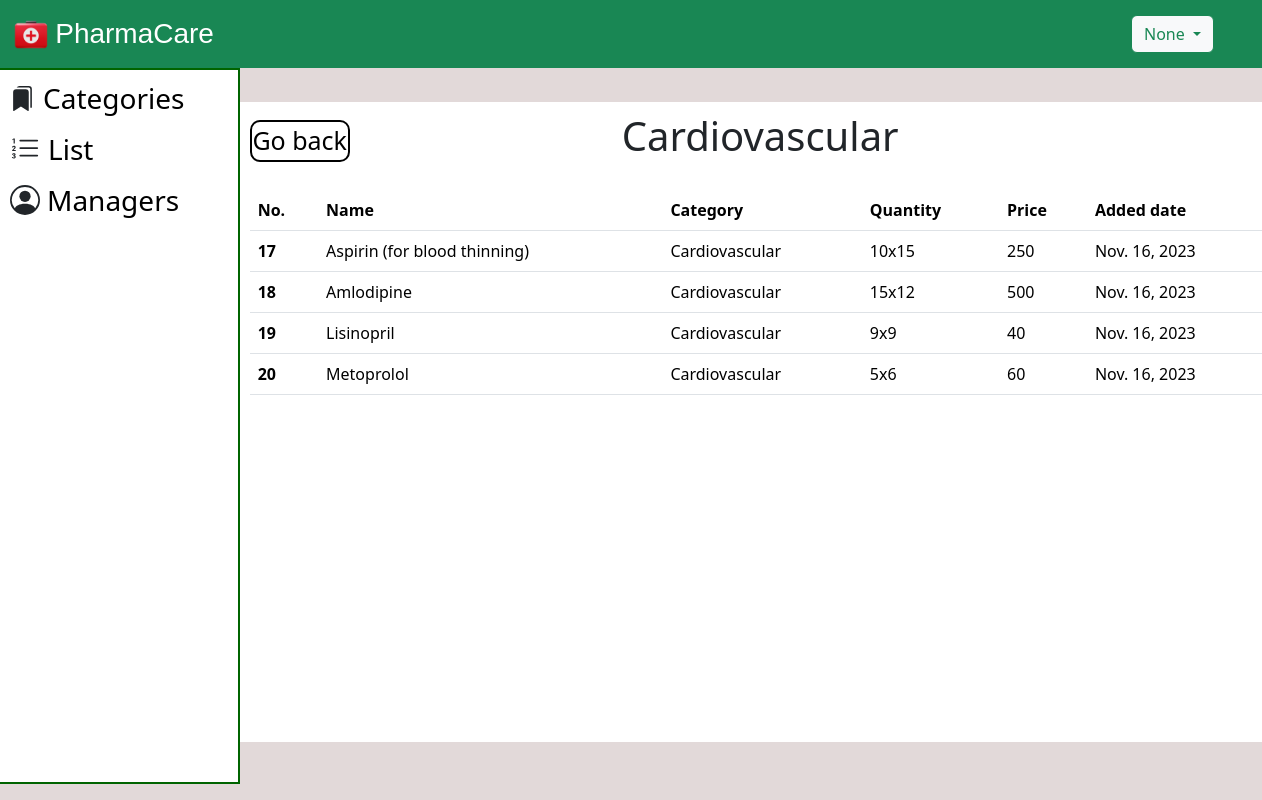
The page /Cardiovascular/ on the database its author committed.
### Pharmacy/models.py (models this page shows)
class medicine(models.Model):
    name=models.CharField(max_length=50)
    category=models.CharField(max_length=50)
    Qty=models.CharField(max_length=50)
    price=models.BigIntegerField()
    added_date=models.DateField(auto_now_add=True)

### Pharmacy/views.py (the view)
# urls.py: path('Cardiovascular/', views.Cardiovascular, name='Cardiovascular'),
def Cardiovascular(request):
    name = request.session.get('name')
    anti_med=medicine.objects.filter(category='Cardiovascular')
    return render(request, 'Cardiovascular.html', {'anti_med':anti_med, 'name':name, 'user_role': request.session.get('user_role')})

### templates/Cardiovascular.html (shortened to what this page needs)
<!DOCTYPE html>
<html lang="en">
  <head>
    <link
      href="https://cdn.jsdelivr.net/npm/bootstrap@5.3.2/dist/css/bootstrap.min.css"
      rel="stylesheet"
    />
    {% load static %}
  </head>
  <body style="background-color: rgb(226, 217, 217);">
    <nav class="navbar navbar-expand-lg bg-success text-white fs-5">
      <div class="container-fluid">
          <div class="row">
              <div class="col">
                <img src="{% static 'logo.png' %}" width="38" height="39">
                  <a class="navbar-brand" href="#" style="color: white; font-family: 'Gill Sans', 'Gill Sans MT', Calibri, 'Trebuchet MS', sans-serif; font-size: 28px; margin-left: 0;">PharmaCare</a>
              </div>
          </div>
      </div>
      <div class="dropdown mx-5">
        <button class="btn btn-outline-success bg-light dropdown-toggle" type="button" data-bs-toggle="dropdown"
            aria-expanded="false">
            {{name}}
        </button>
    </div>
    </nav>
    <div class="container">
      <div class="row" style="width: 20%; border: 2px solid darkgreen; height: 89.5vh; position:absolute; left:0px; background-color: white;">
        <ul>
            {% if user_role == 'manager' %}
              <li style="margin-bottom: 7px; margin-top: 7px;"><svg xmlns="http://www.w3.org/2000/svg"  width="25" height="25" fill="currentColor" class="bi bi-bookmarks-fill m-lg-2 " viewBox="0 0 16 16"><path d="M2 4a2 2 0 0 1 2-2h6a2 2 0 0 1 2 2v11.5a.5.5 0 0 1-.777.416L7 13.101l-4.223 2.815A.5.5 0 0 1 2 15.5V4z"/><path d="M4.268 1A2 2 0 0 1 6 0h6a2 2 0 0 1 2 2v11.5a.5.5 0 0 1-.777.416L13 13.768V2a1 1 0 0 0-1-1H4.268z"/></svg><a href="/managerhome" style="font-size: 28px; text-decoration: none; color:black; vertical-align: middle">Categories</a></li>
              <li style="margin-bottom: 7px;"><svg xmlns="http://www.w3.org/2000/svg" width="30" height="30" fill="currentColor" class="bi bi-list-ol m-lg-2 " viewBox="0 0 16 16"><path fill-rule="evenodd" d="M5 11.5a.5.5 0 0 1 .5-.5h9a.5.5 0 0 1 0 1h-9a.5.5 0 0 1-.5-.5zm0-4a.5.5 0 0 1 .5-.5h9a.5.5 0 0 1 0 1h-9a.5.5 0 0 1-.5-.5zm0-4a.5.5 0 0 1 .5-.5h9a.5.5 0 0 1 0 1h-9a.5.5 0 0 1-.5-.5z"/><path d="M1.713 11.865v-.474H2c.217 0 .363-.137.363-.317 0-.185-.158-.31-.361-.31-.223 0-.367.152-.373.31h-.59c.016-.467.373-.787.986-.787.588-.002.954.291.957.703a.595.595 0 0 1-.492.594v.033a.615.615 0 0 1 .569.631c.003.533-.502.8-1.051.8-.656 0-1-.37-1.008-.794h.582c.008.178.186.306.422.309.254 0 .424-.145.422-.35-.002-.195-.155-.348-.414-.348h-.3zm-.004-4.699h-.604v-.035c0-.408.295-.844.958-.844.583 0 .96.326.96.756 0 .389-.257.617-.476.848l-.537.572v.03h1.054V9H1.143v-.395l.957-.99c.138-.142.293-.304.293-.508 0-.18-.147-.32-.342-.32a.33.33 0 0 0-.342.338v.041zM2.564 5h-.635V2.924h-.031l-.598.42v-.567l.629-.443h.635V5z"/></svg><a href="/medicinelist" style="font-size: 28px; text-decoration: none; color:black; vertical-align:middle;">List</a></li>
              <li style="margin-bottom: 7px;"><svg xmlns="http://www.w3.org/2000/svg" width="25" height="25" fill="currentColor" class="bi bi-patch-plus-fill m-lg-2 " viewBox="0 0 16 16"><path d="M10.067.87a2.89 2.89 0 0 0-4.134 0l-.622.638-.89-.011a2.89 2.89 0 0 0-2.924 2.924l.01.89-.636.622a2.89 2.89 0 0 0 0 4.134l.637.622-.011.89a2.89 2.89 0 0 0 2.924 2.924l.89-.01.622.636a2.89 2.89 0 0 0 4.134 0l.622-.637.89.011a2.89 2.89 0 0 0 2.924-2.924l-.01-.89.636-.622a2.89 2.89 0 0 0 0-4.134l-.637-.622.011-.89a2.89 2.89 0 0 0-2.924-2.924l-.89.01-.622-.636zM8.5 6v1.5H10a.5.5 0 0 1 0 1H8.5V10a.5.5 0 0 1-1 0V8.5H6a.5.5 0 0 1 0-1h1.5V6a.5.5 0 0 1 1 0z"/>
              </svg><a href="/addmedicine" style="font-size: 28px; text-decoration: none; color:black; vertical-align:middle;">Add</a></li>
              <li style="margin-bottom: 7px;"><svg xmlns="http://www.w3.org/2000/svg" width="25" height="25" fill="currentColor" class="bi bi-pencil-square m-lg-2 " viewBox="0 0 16 16"><path d="M15.502 1.94a.5.5 0 0 1 0 .706L14.459 3.69l-2-2L13.502.646a.5.5 0 0 1 .707 0l1.293 1.293zm-1.75 2.456-2-2L4.939 9.21a.5.5 0 0 0-.121.196l-.805 2.414a.25.25 0 0 0 .316.316l2.414-.805a.5.5 0 0 0 .196-.12l6.813-6.814z"/><path fill-rule="evenodd" d="M1 13.5A1.5 1.5 0 0 0 2.5 15h11a1.5 1.5 0 0 0 1.5-1.5v-6a.5.5 0 0 0-1 0v6a.5.5 0 0 1-.5.5h-11a.5.5 0 0 1-.5-.5v-11a.5.5 0 0 1 .5-.5H9a.5.5 0 0 0 0-1H2.5A1.5 1.5 0 0 0 1 2.5v11z"/></svg><a href="/edit" style="font-size: 28px; text-decoration: none; color:black; vertical-align:middle;">Edit</a></li>
              <li style="margin-bottom: 7px;"><svg xmlns="http://www.w3.org/2000/svg" width="25" height="25" fill="currentColor" class="bi bi-x-octagon-fill m-lg-2 " viewBox="0 0 16 16"><path d="M11.46.146A.5.5 0 0 0 11.107 0H4.893a.5.5 0 0 0-.353.146L.146 4.54A.5.5 0 0 0 0 4.893v6.214a.5.5 0 0 0 .146.353l4.394 4.394a.5.5 0 0 0 .353.146h6.214a.5.5 0 0 0 .353-.146l4.394-4.394a.5.5 0 0 0 .146-.353V4.893a.5.5 0 0 0-.146-.353L11.46.146zm-6.106 4.5L8 7.293l2.646-2.647a.5.5 0 0 1 .708.708L8.707 8l2.647 2.646a.5.5 0 0 1-.708.708L8 8.707l-2.646 2.647a.5.5 0 0 1-.708-.708L7.293 8 4.646 5.354a.5.5 0 1 1 .708-.708z"/></svg><a href="/remove" style="font-size: 28px; text-decoration: none; color:black; vertical-align:middle;">Remove</a></li>
            {% else %}
              <li style="margin-bottom: 7px; margin-top: 7px;"><a href="/adminhome" style="font-size: 28px; text-decoration: none; color:black; vertical-align: middle">Categories</a></li>
              <li style="margin-bottom: 7px;"><a href="/medicinelist" style="font-size: 28px; text-decoration: none; color:black; vertical-align:middle;">List</a></li>
              <li style="margin-bottom: 7px; margin-top: 6px;"><a href="/allmanager" style="font-size: 28px; text-decoration: none; color:black; vertical-align: middle">Managers</a></li>
            {% endif %}
          </ul>
      </div>
    </div>
    <div class="container ">
        <div class="row ">
            <div class="col-md-11" style="background-color: white; height: 80vh; margin-top: 3%; margin-left: 15.5%; overflow-y: auto;">
                <h1 style="text-align: center; margin-top: 10px; margin-bottom: 30px;">Cardiovascular</h1>
                <a href="#" onclick="history.go(-1); return false;" style="font-size: 25px; position: absolute; margin-top: -70px; color: black; text-decoration: none; border: 2px solid black; width: 100px; border-radius: 10px; text-align: center;">Go back</a>
              <table class="table table-hover ">
                <thead>
                  <tr>
                    <th scope="col">No.</th>
                    <th scope="col">Name</th>
                    <th scope="col">Category</th>
                    <th scope="col">Quantity</th>
                    <th scope="col">Price</th>
                    <th scope="col">Added date</th>
                  </tr>
                </thead>
                <tbody>
                  {% for med in anti_med %}
                  <tr>
                    <th scope="row">{{med.id}}</th>
                    <td>{{med.name}}</td>
                    <td>{{med.category}}</td>
                    <td>{{med.Qty}}</td>
                    <td>{{med.price}}</td>
                    <td>{{med.added_date}}</td>
                  </tr>
                  {% endfor %}
                </tbody>
              </table>
            </div>
        </div>
    </div>
</body>
</html>

### templates/Cardiovascular.html (style rules this page uses)
.navbar a.navbar-brand { display: inline-block; vertical-align: middle; }

### rows shown on the page
medicine: id "17", name "Aspirin (for blood thinning)", category "Cardiovascular", Qty "10x15", price "250", added_date "Nov. 16, 2023"
medicine: id "18", name "Amlodipine", category "Cardiovascular", Qty "15x12", price "500", added_date "Nov. 16, 2023"
medicine: id "19", name "Lisinopril", category "Cardiovascular", Qty "9x9", price "40", added_date "Nov. 16, 2023"
medicine: id "20", name "Metoprolol", category "Cardiovascular", Qty "5x6", price "60", added_date "Nov. 16, 2023"

### other values the page prints
{{ name }} "None"
